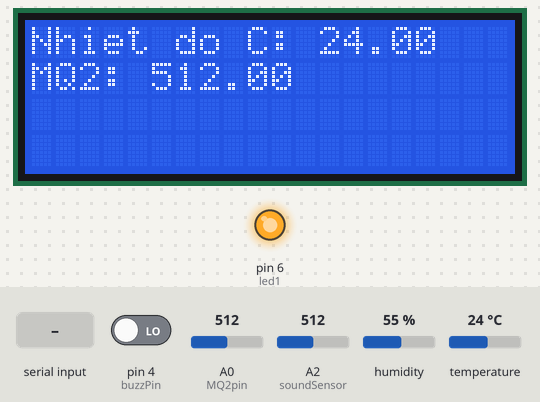
Recording of a sketch running on a simulated Arduino Uno, built with avr-gcc and run on an emulated ATmega328P. Shown: 20×4 character LCD, output pins drawn as LEDs (lit = HIGH). The test bench sets the inputs (shaded band); at power-on: A0 (MQ2pin) = 512, temperature 24 °C, pin 4 (buzzPin) LOW, A2 (soundSensor) = 512, humidity 55 %. What the sketch prints to the serial monitor is not drawn.

Above: at 1.7 s.
1.8 s: "1\n" received over the second serial link
At 4.6 s:
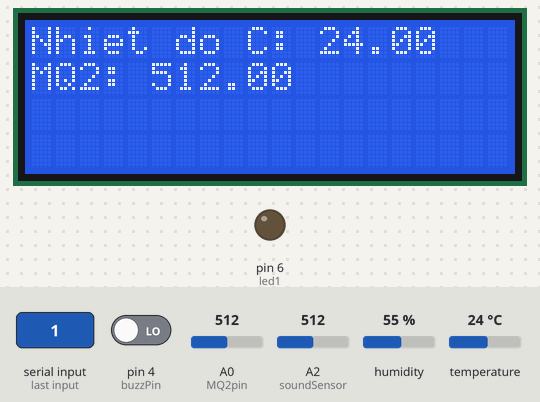
6.3 s: A0 (MQ2pin) set to 670
At 14.0 s:
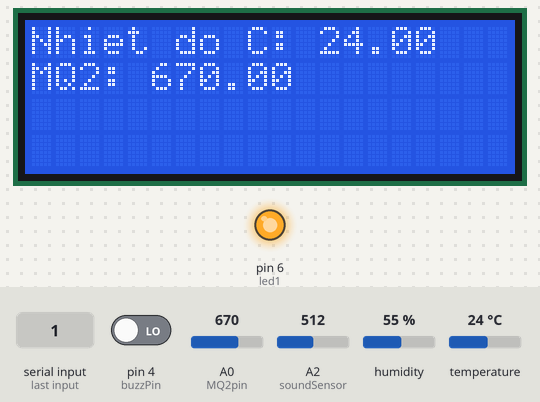
14.3 s: temperature set to 12 °C
At 22.1 s:
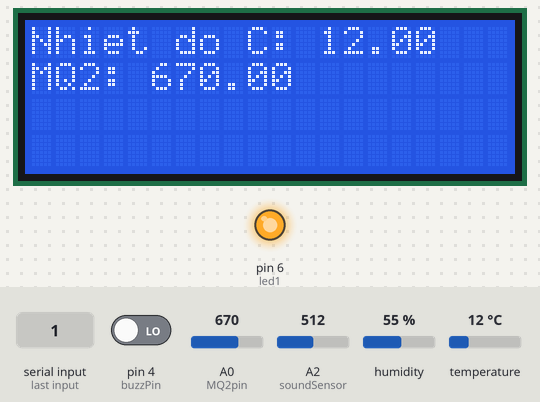
22.5 s: temperature set to 19 °C
30.6 s: A0 (MQ2pin) set to 650
At 32.8 s:
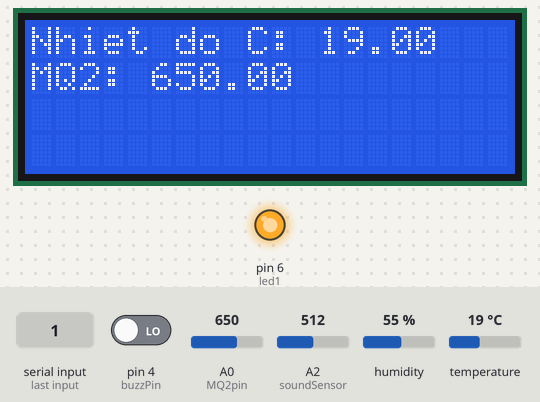
Timing chart, 0 to 34.3 s (numbered marks = the images above; inputs shaded):
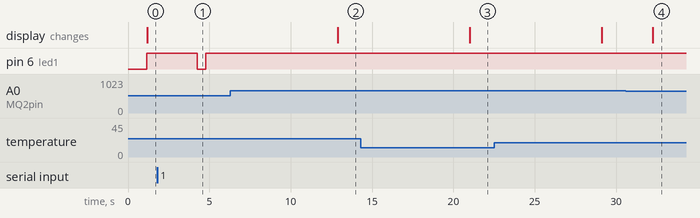

Measured:
- after the input at 1.8 s, pin 6 (led1): HIGH → LOW after 2.4 s, → HIGH 0.53 s later
- after the input at 6.3 s, the display: changes after 6.6 s (image 2)
- after the input at 14.3 s, the display: changes after 6.7 s (image 3)
- after the input at 30.6 s, the display: changes after 1.7 s (image 4)

The sketch:

cambiennhietarduino.ino
```cpp
#include <SoftwareSerial.h>
#include <DHT.h>
//led
#include <Wire.h>
#include <LiquidCrystal_I2C.h>
// steper
#include <Stepper.h>

// config communicate
const byte RX = 2;
const byte TX = 3;
SoftwareSerial mySerial = SoftwareSerial(RX, TX);
String outputString = "", inputString = "";    // a String to hold incomingdata
bool stringComplete = false;                   // whether the string is complete
String outputString1 = "", inputString1 = "";  // a String to hold incomingdata
bool stringComplete1 = false;                  // whether the string is complete
long last = 0;


//led1
int led1 = 6;


// DHT11
const int DHTPIN = 5;       //Chân Out của cảm biến nối chân số 5 Arduino
const int DHTTYPE = DHT11;  // DHT 21
DHT dht(DHTPIN, DHTTYPE);   //Khai báo thư viện chân cảm biến và kiểu cảm biến
float _nhietDo = 0;
float _doAm = 0;


// mq2
#define Threshold 660
#define MQ2pin 0
float _mq2;  //variable to store sensor value

// kq037
const int soundSensor = A2;
int _kq037;


//buzz
int buzzPin = 4;


//led
LiquidCrystal_I2C lcd(0x27, 20, 4);


// steper
int buttonPin = 12;
int btnState = 2;
const int stepsPerRevolution = 2048;
Stepper myStepper = Stepper(stepsPerRevolution, 8, 10, 9, 11);


// light
 int lightSs = 4;
int _lightVal;


void setup() {
  // initialize serial:
  Serial.begin(9600);
  mySerial.begin(9600);
  outputString = "A";
  outputString1 = "send to esp";


  // DHT
  dht.begin();


  // buzz
  pinMode(buzzPin, OUTPUT);
  digitalWrite(buzzPin, LOW);


  //led
  lcd.init();  // initialize the lcd
  lcd.backlight();


  //led1
  pinMode(led1, OUTPUT);
  digitalWrite(led1, LOW);

// light
 pinMode(lightSs,INPUT);

}
void loop() {
  //read_UART();
  //read_UART_1();
  dht11();
  mq2();
  kq037();
  light();
  read_UART_1();
  String result = String(_nhietDo) + "-" + String(_doAm) + "-" + String(_mq2) + "-" + String(_kq037) + "-"+ String(_lightVal)+ ".0"+"-";
  lcd.setCursor(0, 0);
  Serial.println(result);
  lcd.print("Nhiet do C: ");
  lcd.print(_nhietDo);
  lcd.setCursor(0, 1);
  lcd.print("MQ2: ");
  lcd.print(_mq2);
  // if (millis() - last >= 5000) {
  //   send2ESP(result);
  //    delay(1000);
  //   last = millis();

  // }
  send2ESP(result);
  delay(2000);
}
void steper() {
  int buttonValue = digitalRead(buttonPin);
  if (buttonValue == LOW) {
    btnState += 1;
    delay(500);
  }
  int analogValue = analogRead(A3);
  float voltage = map(analogValue, 0, 1023, 1, 20);
  Serial.print("Toc do theo bien tro: ");
  Serial.println(voltage);
  myStepper.setSpeed(voltage);
  if (btnState % 2 == 0) {
    myStepper.step(stepsPerRevolution);
  } else {
    myStepper.step(-stepsPerRevolution);
  }
}
void dht11() {
  float doam = dht.readHumidity();  //Đọc độ ẩm
  _doAm = doam;
  float doC = dht.readTemperature();  //Đọc nhiệt độ C
  _nhietDo = doC;
  float doF = dht.readTemperature(true);  //Đọc nhiệt độ F

  // Kiểm tra cảm biến có hoạt động hay không
  if (isnan(doam) || isnan(doC) || isnan(doF)) {
    Serial.println("Không có giá trị trả về từ cảm biến DHT");
    return;
  }

  Serial.print("Độ ẩm: ");
  Serial.print(doam);

  Serial.print("%  Nhiệt độ: ");
  Serial.print(doC);

  Serial.print("°C | ");
  Serial.print(doF);
  Serial.println("°F");
}
void mq2() {
  _mq2 = analogRead(MQ2pin);  // read analog input pin 0

  Serial.print("Sensor Value mq02: ");
  Serial.print(_mq2);

  if (_mq2 > Threshold) {
    Serial.print(" | Smoke detected!");
    digitalWrite(buzzPin, HIGH);
    delay(5000);
    digitalWrite(buzzPin, LOW);
  }

  Serial.println("");
  //delay(2000);  // wait 2s for next reading
}
void read_UART() {
  while (Serial.available()) {
    // get the new byte:
    char inChar = (char)Serial.read();
    // add it to the inputString:
    inputString += inChar;
    // if the incoming character is a newline, set a flag so the mainloopcan// do something about it:
    if (inChar == '\n') {
      stringComplete = true;
    }
    if (stringComplete == true) {
      Serial.print("Received data: ");
      Serial.println(inputString);
      inputString = "";
      stringComplete = false;
    }
  }
}
void read_UART_1() {
  while (mySerial.available()) {
    // get the new byte:
    char inChar = (char)mySerial.read();
    // add it to the inputString:
    inputString1 += inChar;
    // if the incoming character is a newline, set a flag so the mainloopcan// do something about it:

    if (inChar == '\n') {
      stringComplete1 = true;
    }
    if (stringComplete1 == true) {
      Serial.print("Received data1: ");
      Serial.print(inputString1);
      inputString1 = "";
      stringComplete1 = false;
       digitalWrite(led1, LOW);
       delay(500);
    }
  }
}
void send2ESP(String str) {
 digitalWrite(led1, HIGH);
  Serial.println("======");
  Serial.print("Send Data: ");
  Serial.println(str);
  Serial.println("======");
  mySerial.println(str);
  mySerial.flush();
}
void kq037() {
  _kq037 = analogRead(soundSensor);
  Serial.print("Sound: ");
  Serial.println(_kq037);
  if (_kq037 > 300) {
    delay(1000);
  }

  //Serial.println(_kq037);
}
void light(){
  _lightVal = digitalRead(lightSs);
  Serial.print("Value light: ");
   Serial.println(_lightVal);
}
```
